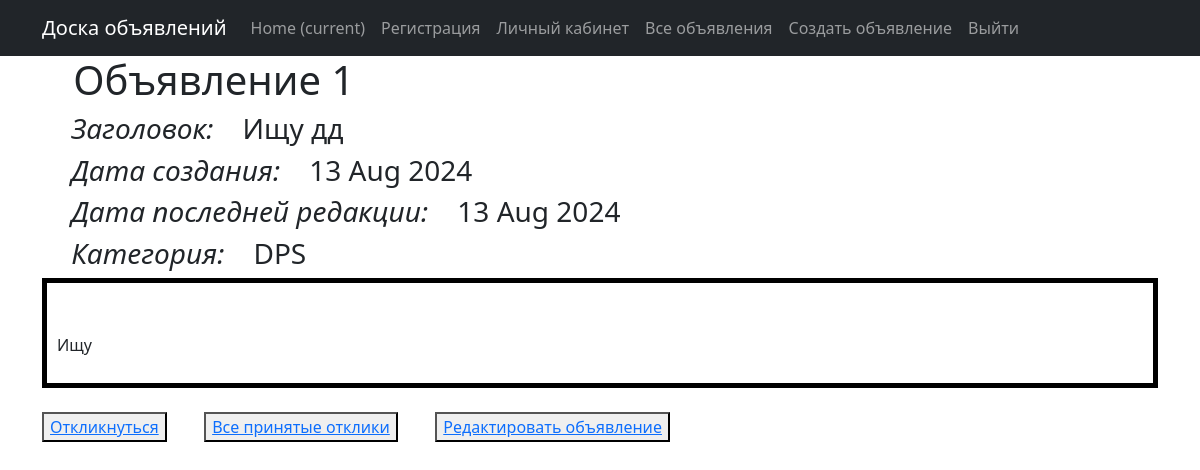
Page /ad/1 on the committed database.
### board/models.py (models this page shows, shortened)
class Ad(models.Model):
    CATEGORY_CHOICES = [
        ('TANK', 'Танки'),
        ('HEALER', 'Хилы'),
        ('DPS', 'ДД'),
        ('MERCHANT', 'Торговцы'),
        ('GUILDMASTER', 'Гилдмастеры'),
        ('QUESTGIVER', 'Квестгиверы'),
        ('BLACKSMITH', 'Кузнецы'),
        ('LEATHERWORKER', 'Кожевники'),
        ('POTION_MASTER', 'Зельевары'),
        ('SPELLMASTER', 'Мастера заклинаний'),
    ]
    title = models.CharField(max_length=255, verbose_name="Заголовок")
    text = RichTextUploadingField(verbose_name="Содержание")
    created_at = models.DateTimeField(auto_now_add=True)
    update_at = models.DateTimeField(auto_now=True)
    user = models.ForeignKey(User, on_delete=models.CASCADE)
    category = models.CharField(max_length=20, choices=CATEGORY_CHOICES)

### board/views.py (the view)
# urls.py: path('ad/<int:id>', AdDetail.as_view(), name='ad_detail'),
class AdDetail(DetailView):
    model = Ad
    template_name = 'ad.html'
    context_object_name = 'ad'
    pk_url_kwarg = 'id'

### templates/ad.html (shortened to what this page needs)
{% extends 'flatpages/default.html' %}
{% block content %}
<h1>&nbsp;&nbsp;&nbsp;Объявление {{ ad.id }}</h1>
     <h3>&nbsp;&nbsp;&nbsp;&nbsp;<em>Заголовок:</em>&nbsp;&nbsp;&nbsp;&nbsp;{{ ad.title|safe }}</h3>
     <h3>&nbsp;&nbsp;&nbsp;&nbsp;<em>Дата создания:</em>&nbsp;&nbsp;&nbsp;&nbsp;{{ ad.created_at|date:'d M Y' }} </h3>
     <h3>&nbsp;&nbsp;&nbsp;&nbsp;<em>Дата последней редакции:</em>&nbsp;&nbsp;&nbsp;&nbsp;{{ ad.update_at|date:'d M Y' }} </h3>
     <h3>&nbsp;&nbsp;&nbsp;&nbsp;<em>Категория:</em>&nbsp;&nbsp;&nbsp;&nbsp;{{ ad.category }}</h3>
     <div class="outline">
         <p>&nbsp;&nbsp;&nbsp;&nbsp;{{ ad.text|safe }}</p>
     </div>
<br>
     <button><a href="/{{ ad.id }}">Откликнуться</a></button>&nbsp;&nbsp;&nbsp;&nbsp;&nbsp;&nbsp;&nbsp;&nbsp;
     <button><a href="/comments/{{ ad.id }}">Все принятые отклики</a></button>&nbsp;&nbsp;&nbsp;&nbsp;&nbsp;&nbsp;&nbsp;&nbsp;
     <button><a href="/ad/{{ ad.id }}/edit/">Редактировать объявление</a></button>
{% endblock content %}

### templates/ad.html (style rules this page uses)
.outline { border: 5px solid black; padding: 10px; }

### rows in the picture
Ad: id "1", title "Ищу дд", created_at "13 Aug 2024", update_at "13 Aug 2024", category "DPS", text "Ищу"
